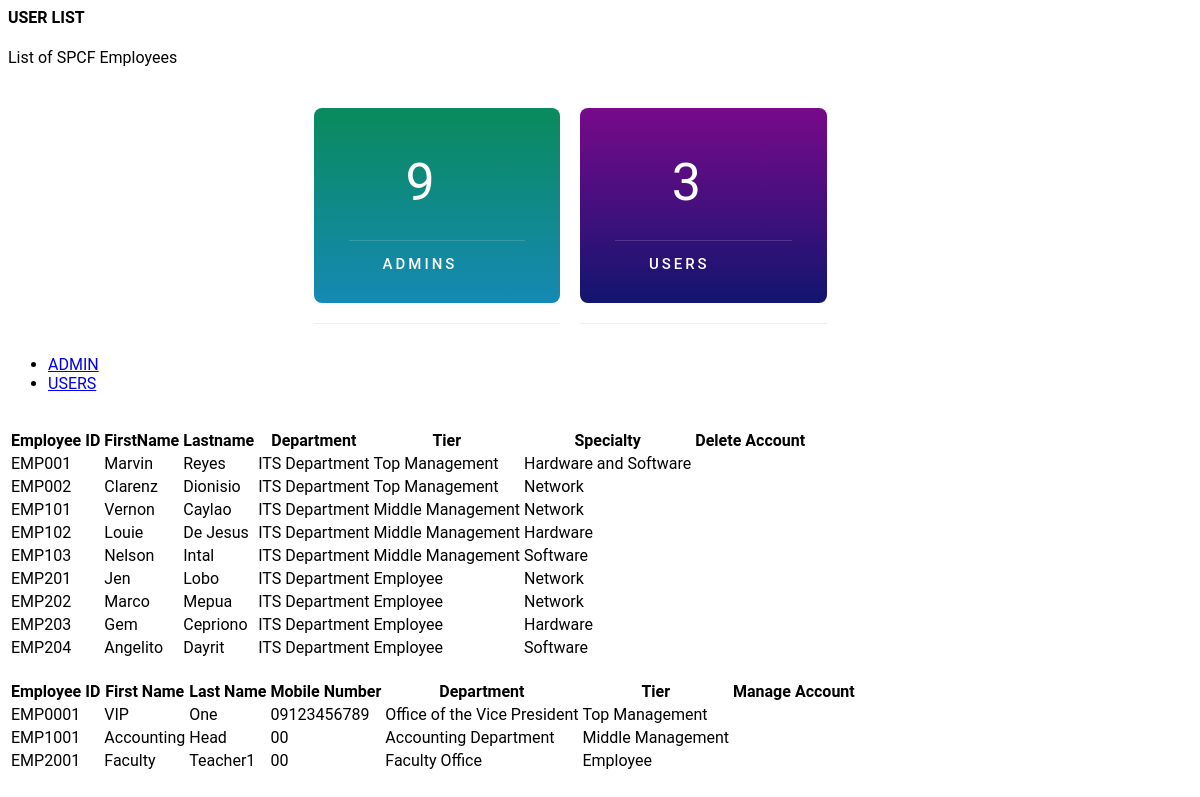
Screenshot of /tickets/views/superadmin/usertables.php with the database file from the repository.
### tables this page shows
CREATE TABLE `user` (
  `User_ID` varchar(255) NOT NULL,
  `user_Fname` varchar(255) NOT NULL,
  `User_Lname` varchar(255) NOT NULL,
  `User_MobileNum` varchar(255) NOT NULL,
  `User_Dept` varchar(255) NOT NULL,
  `User_JobDesc` varchar(255) NOT NULL,
  `User_Pass` varchar(255) NOT NULL,
  `User_Nickname` varchar(255) NOT NULL,
  `Tier` int(4) NOT NULL,
  `User_Type` varchar(5) NOT NULL
);

### tickets/views/superadmin/usertables.php (the view, shortened to what this page needs)
<link rel="stylesheet" href="button.css">
<div class="col-md-12">
    <div class="card strpied-tabled-with-hover">
        <div class="card-header ">
            <h4 class="card-title">USER LIST</h4>
            <p class="card-category">List of SPCF Employees</p>
        </div>
        <div class="rowow2 w-rowow2">
                <?php include("admin.php");?>
                <?php include("User.php");?>
        </div>
        <ul class="nav nav-tabs nav-justified" role="tablist">
            <li class="nav-item">
              <a class="nav-link active" data-toggle="tab" href="#admin">ADMIN</a>
            </li>
            <li class="nav-item">
              <a class="nav-link"  data-toggle="tab" href="#normaluser">USERS</a>
            </li>
          </ul>
            <div class="tab-content">
                <div id="admin" class="tab-pane active"><br>
                    <div class="card-body table-full-width table-responsive">
                        <table class="table table-hover table-striped">
                            <thead>
                                <th>Employee ID</th>
                                <th>FirstName</th>
                                <th>Lastname</th>
                                <th>Department</th>
                                <th>Tier</th>
                                <th>Specialty</th>
                                <th>Delete Account</th>
                            </thead>
                            <tbody>
                               <?php
                                    include("../../connect/connect.php");
                                    $select_post = "SELECT * FROM admin ORDER BY admin.User_ID ASC";
                                    $run_posts = $conn->query($select_post);
                                    if ($run_posts->num_rows > 0) {
                                        while($row = $run_posts->fetch_assoc()){
                                                $post_Usertype = $row['User_type'];
                                            if($post_Usertype == "Admin"){
                                                echo'<tr>';
                                                    echo'<td>'.$row["User_ID"].'</td>';
                                                    echo'<td>'.$row["user_Fname"].'</td>';
                                                    echo'<td>'.$row["User_Lname"].'</td>';
                                                    echo'<td>'.$row["User_Dept"].'</td>';
                                                    if($row["Tier"] == 0) {echo'<td>Top Management</td>';}
                                                    elseif($row["Tier"] == 1) {echo'<td>Middle Management</td>';}
                                                    else {echo'<td>Employee</td>';}
                                                    if($row["Specialty"] == "h") {echo'<td>Hardware</td>';}
                                                    elseif($row["Specialty"] == "s") {echo'<td>Software</td>';}
                                                    elseif($row["Specialty"] == "n") {echo'<td>Network</td>';}
                                                    elseif($row["Specialty"] == "hs") {echo'<td>Hardware and Software</td>';}
                                                    elseif($row["Specialty"] == "hn") {echo'<td>Hardware and Network</td>';}
                                                    elseif($row["Specialty"] == "sn") {echo'<td>Software and Network</td>';}
                                                    elseif($row["Specialty"] == "hsn") {echo'<td>All</td>';}
                                                    echo'<td>
                                                            <a href = "delete_admin.php?User='.$row['User_ID'].'" class = "fa fa-times button2"></a>
                                                        </td>';
                                                echo'</tr>';
                                            }
                                        }
                                    }
                                ?>
                            </tbody>
                        </table>
                    </div>
                </div>
                <div id="normaluser" class="tab-pane fade"><br>
                    <div class="card-body table-full-width table-responsive">
                        <table class="table table-hover table-striped">
                            <thead>
                                <th>Employee ID</th>
                                <th>First Name</th>
                                <th>Last Name</th>
                                <th>Mobile Number</th>
                                <th>Department</th>
                                <th>Tier</th>
                                <th>Manage Account</th>
                            </thead>
                            <tbody>
                               <?php
                                    include("../../connect/connect.php");
                                    $select_post = "SELECT * FROM user";
                                    $run_posts = $conn->query($select_post);
                                    if ($run_posts->num_rows > 0) {
                                        while($row = $run_posts->fetch_assoc()){
                                                echo'<tr>';
                                                    echo'<td>'.$row["User_ID"].'</td>';
                                                    echo'<td>'.$row["user_Fname"].'</td>';
                                                    echo'<td>'.$row["User_Lname"].'</td>';
                                                    echo'<td>'.$row["User_MobileNum"].'</td>';
                                                    echo'<td>'.$row["User_Dept"].'</td>';
                                                    if($row["Tier"] == 0) {echo'<td>Top Management</td>';}
                                                    elseif($row["Tier"] == 1) {echo'<td>Middle Management</td>';}
                                                    else {echo'<td>Employee</td>';}
                                                    echo'<td>
                                                            <a href = "delete_user.php?User='.$row['User_ID'].'" class = "fa fa-times button2"></a>
                                                        </td>';
                                                echo'</tr>';
                                            }
                                        }
                                ?>
                            </tbody>
                        </table>
                    </div>
                </div>
          </div>
    </div>
</div>

### tickets/assets/css/cards.css (style rules this page uses)
* { -webkit-box-sizing:border-box; -moz-box-sizing:border-box; box-sizing:border-box; font-family: Roboto, sans-serif; }
.w-rowow2:before,.w-rowow2:after { content:" "; display:table; }
.w-rowow2:after { clear:both; }
.rowow2 { margin-bottom:1%; margin-left: 25%; }

### rows the page displays
user: User_ID "EMP0001", user_Fname "VIP", User_Lname "One", User_MobileNum "09123456789", User_Dept "Office of the Vice President", Tier "Top Management"
user: User_ID "EMP1001", user_Fname "Accounting", User_Lname "Head", User_MobileNum "00", User_Dept "Accounting Department", Tier "Middle Management"
user: User_ID "EMP2001", user_Fname "Faculty", User_Lname "Teacher1", User_MobileNum "00", User_Dept "Faculty Office", Tier "Employee"

### other values shown
$row "9"
$row "3"
$row["User_ID"] "EMP001"
$row["user_Fname"] "Marvin"
$row["User_Lname"] "Reyes"
$row["User_Dept"] "ITS Department"
$row["User_ID"] "EMP002"
$row["user_Fname"] "Clarenz"
$row["User_Lname"] "Dionisio"
$row["User_ID"] "EMP101"
$row["user_Fname"] "Vernon"
$row["User_Lname"] "Caylao"
$row["User_ID"] "EMP102"
$row["user_Fname"] "Louie"
$row["User_Lname"] "De Jesus"
